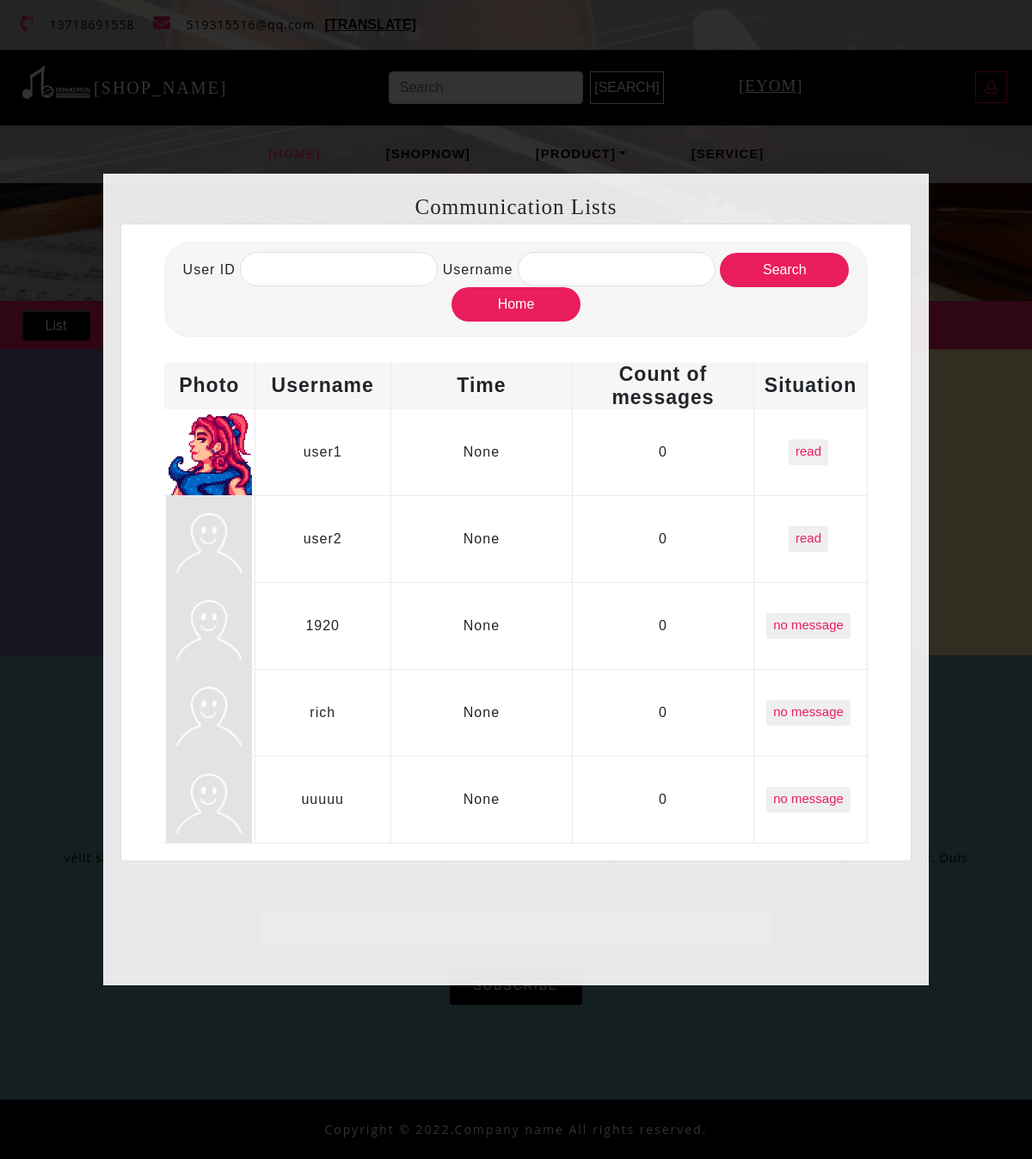
Page /adjust on the committed database.
### app/models.py (models this page shows, shortened)
class User(db.Model):
    __tablename__ = "user"
    __table_args__ = {'extend_existing': True}
    id = db.Column(db.Integer, primary_key=True)
    user_name = db.Column(db.String(32), unique=True, nullable=False)
    password_hash = db.Column(db.String(64), nullable=False)
    email = db.Column(db.String(64), nullable=False)
    register_time = db.Column(db.DateTime, default=datetime.now)
    gender = db.Column(db.String(10), nullable=True)
    icon = db.Column(db.String(128), default='default.jpeg')
    introduction = db.Column(db.String(64), nullable=True)
    authority = db.Column(db.Integer, default=0, nullable=False)
    money = db.Column(db.Integer, default=0, nullable=False)
    new_time = db.Column(db.DateTime, nullable=True)
    count = db.Column(db.Integer, default=0)
    situation = db.Column(db.Boolean, nullable=True)
    messages = db.relationship('Mess', back_populates='author', cascade='all')
    ban = db.Column(db.Boolean, default=False)

### app/routes.py (the view, shortened to what this page needs)
@app.route('/adjust', methods=['GET', 'POST'])
def adjust():
    user = User.query.filter_by(authority=0).order_by((User.situation == 0).desc()).all()
    return render_template('adjust.html', user=user)

### app/templates/adjust.html (shortened to what this page needs)
{% extends "base.html" %}
{% block content %}
    <link href="../static/css/bootstrap.min.css" rel="stylesheet" type="text/css" media="all">
    <link href="../static/css/fontawesome-all.min.css" rel="stylesheet" type="text/css" media="all">
    <link rel="stylesheet" href="../static/css/shop.css" type="text/css">
    <link rel="stylesheet" type="text/css" href="../static/css/jquery-ui1.css">
    <link href="../static/css/style.css" rel='stylesheet' type='text/css' media="all">
    <link rel="stylesheet" href="../static/css/style1.css" media="screen" type="text/css"/>
    <div class="using-border py-3">
        <div class="inner_breadcrumb  ml-4">
            <ul class="short_ls">
                <button class="list" onclick="ShowList()">List</button>
                <li>
                    <a href="/index">Home</a>
                    <span>/ /</span>
                </li>
                <li>Contact</li>
            </ul>
        </div>
    </div>
    <div id="light" class="white_content">
        <span style="font-size: 25px;font-family: fantasy;">Communication Lists</span>
            <div class = "card">
            <div class = "header">
              <form action="" method="post">
                <div class = "form-box">
                    User ID <input class = "search-field id" type="text" name="uid" id="uid">
                    Username <input class = "search-field name" type="text" name="uname" name="uname">
                    <button class = "search-btn" type="submit">Search</button>
                    <button class = "search-btn" type="button" onclick="location.href='/home'">Home</button>
                </div>
              </form>
            </div>
          <div class="ivu-table ivu-table-default ivu-table-border" >
              <div class="ivu-table-header">
                  <table cellspacing="0" cellpadding="0" border="0" style="width: 350px;">
                      <colgroup>
                          <col width="40">
                          <col width="60">
                          <col width="80">
                          <col width="80">
                          <col width="50">
                      </colgroup>
                      <thead>
                        <tr>
                            <th>
                                <div class="ivu-table-cell"><span class="">Photo</span></div>
                            </th>
                            <th >
                                <div class="ivu-table-cell"><span class="">Username</span></div>
                            </th>
                            <th >
                                <div class="ivu-table-cell"><span class="">Time</span></div>
                            </th>
                            <th >
                                <div class="ivu-table-cell"><span class="">Count of messages</span></div>
                            </th>
                            <th>
                                <div class="ivu-table-cell ivu-table-hidden"><span class="">Situation</span></div>
                            </th>
                        </tr>
                      </thead>
                    </table>
                </div>
              <div class="ivu-table-body" style="">
                  <table cellspacing="0" cellpadding="0" border="0" style="width: 600px;">
                      <colgroup>
                          <col width="40">
                          <col width="60">
                          <col width="80">
                          <col width="80">
                          <col width="50">
                      </colgroup>
                      <tbody class="ivu-table-tbody">
                        {% for u in user %}
                        <tr draggable="false" class="ivu-table-row">
                            <td class="ivu-table-column">
                                <div class="ivu-table-cell">
                                    <div class="ivu-table-cell-tooltip ivu-tooltip">
                                        <div class="ivu-tooltip-rel">
                                                {% if u.icon != None %}
                                                    <img class="ivu-table-cell-tooltip-content" src="/static/uploaded_AVA/{{ u.icon }}" alt="" width=100 height=100>
                                                {% else %}
                                                    <img class="ivu-table-cell-tooltip-content" src='{{ avatars.default(size='l') }}' alt="" width=100 height=100>
                                                {% endif %}
                                        </div>
                                    </div>
                                </div>
                            </td>
                            <td class="ivu-table-column">
                                <div class="ivu-table-cell">
                                    <div class="ivu-table-cell-tooltip ivu-tooltip">
                                        <div class="ivu-tooltip-rel">
                                            <span class="ivu-table-cell-tooltip-content" onclick="location='contact_admin/{{ u.id }}'" style="cursor: pointer"> {{ u.user_name }}
                                            </span>
                                        </div>
                                    </div>
                                </div>
                            </td>
                            <td class="ivu-table-column">
                                <div class="ivu-table-cell">
                                    <div class="ivu-table-cell-tooltip ivu-tooltip">
                                        <div class="ivu-tooltip-rel">
                                            <span class="ivu-table-cell-tooltip-content"> {{ u.new_time }}
                                            </span>
                                        </div>
                                    </div>
                                </div>
                            </td>
                            <td class="ivu-table-column">
                                <div class="ivu-table-cell">
                                    <div class="ivu-table-cell-tooltip ivu-tooltip">
                                        <div class="ivu-tooltip-rel">
                                            <span class="ivu-table-cell-tooltip-content">{{ u.count }}
                                            </span>
                                        </div>
                                    </div>
                                </div>
                            </td>
                            <td class="ivu-table-column">
                                <div class="ivu-table-cell">
                                    <div style="display: flex; justify-content: center;">
                                        <button type="button" class="ivu-btn ivu-btn-info ivu-btn-small ivu-btn-ghost"
                                                style="margin-right: 5px; display: block;" onclick="location='contact_admin/{{ u.id }}'">
                                                {% if u.situation %}
                                                    <span>read</span>
                                                {% elif u.situation is none %}
                                                    <span>no message</span>
                                                {% else %}
                                                    <span>unread</span>
                                                {% endif %}
                                        </button>
                                    </div>
                                </div>
                            </td>
                        </tr>
                       {% endfor %}
                      </tbody>
                  </table>
              </div>
          </div>
      </div>
    </div>
    <section class="subscribe">
        <div class="container-fluid">
            <div class="row">
                <div class="col-lg-6 col-md-6 map-info-right px-0 text-center">
                    <div class="address-gried-2">
                        <b>Doraemon Instrument Store</b>
                        <p>
                        </p>
                    </div>
                </div>
                <div class="col-lg-6 col-md-6 address-w3l-right text-center">
                    <div class="address-gried ">
                        <p>25478 Road St.121<br>USA New Hill
                        </div>
                    <div class="address-gried mt-3">
                        <p> +(000)123 4565<br>+(010)123 4565</p>
                    </div>
                    <div class=" address-gried mt-3">
                        <p><a href="mailto:info@example.com">info@example1.com</a>
                            <br><a href="mailto:info@example.com">info@example2.com</a>
                        </p>
                    </div>
                </div>
            </div>
        </div>
    </section>
    <section class="sub-below-address py-lg-4 py-md-3 py-sm-3 py-3">
        <div class="container py-lg-5 py-md-5 py-sm-4 py-3">
            <h3 class="title clr text-center mb-lg-5 mb-md-4 mb-sm-4 mb-3">Get In Touch Us</h3>
            <div class="icons mt-4 text-center">
                <ul>
                    <li><a href="#"></a></li>
                    <li><a href="#"></a></li>
                    <li><a href="#"></a></li>
                    <li><a href="#"></a></li>
                </ul>
                <p class="my-3">velit sagittis vehicula. Duis posuere
                </p>
            </div>
            <div class="email-sub-agile">
                <form action="#" method="post">
                    <div class="form-group sub-info-mail">
                    </div>
                    <div class="text-center">
                        <button type="submit" class="btn subscrib-btnn">Subscribe</button>
                    </div>
                </form>
            </div>
        </div>
    </section>
    <footer class="py-lg-4 py-md-3 py-sm-3 py-3 text-center">
        <div class="copy-agile-right">
            <p>
            </p>
        </div>
    </footer>
    <link rel="stylesheet" href="../static/css/communicate_list.css" type="text/css">
{% endblock %}

### app/static/css/shop.css (style rules this page uses)
.btn { display: inline-block; }

### app/static/css/style.css (style rules this page uses)
html, body { padding: 0; margin: 0; background: #fff; letter-spacing: 1px; font-family: 'Sunflower', sans-serif; }
body a { outline: none; transition: 0.5s all; -webkit-transition: 0.5s all; -moz-transition: 0.5s all; -o-transition: 0.5s all; -ms-transition: 0.5s all; text-decoration: none; }
select,input[type="email"],input[type="text"],input[type=password], input[type="button"],input[type="submit"],textarea { font-family: 'Open Sans', sans-serif; transition:0.5s all; -webkit-transition:0.5s all; -moz-transition:0.5s all; -o-transition:0.5s all; -ms-transition:0.5s all; letter-spacing: 1px; }
h1, h2, h3, h4, h5, h6 { margin: 0; padding: 0; font-family: 'Sunflower', sans-serif; letter-spacing: 1px; }
p { margin: 0; padding: 0; letter-spacing: 1px; font-family: 'Open Sans', sans-serif; }
ul { margin: 0; padding: 0; list-style-type: none; }
.title { font-size: 44px; color: #000; letter-spacing: 3px; font-weight: 600; text-transform: capitalize; }
.clr { color: #fff; }
a { color: #fff; text-decoration: none; }
.news-agile-text p,.product-info-img p, .sub-agile-info-toys p,.news-agile-text p , .about-products-w3layouts p,.address-gried p, .address-gried p a,.icons p,.about-innergrid-agile p,.abut-gride p { line-height: 28px; font-size: 14px; color: #000; }
ul.short_ls li a { color: #ffffff; text-decoration: none; }
ul.short_ls li { list-style: none; display: inline-block; letter-spacing: 1px; font-size: 14px; }
.using-border { width: 100%; border: none; background:#ea1d5d; text-align: center; }
.blog,.premium,.sub-below-address { background:cadetblue; }
.clients_more-buttn a ,.subscrib-btnn,.sent-butnn { font-size: 14px; color: #fff; text-decoration: none; text-transform: uppercase; display: inline-block; letter-spacing: 2px; background-color: #000; outline: none; padding: 13px 33px; border: 1px double #000; margin: 22px 0px; transition: 0.5s all; -webkit-transition: 0.5s all; -moz-transition: 0.5s all; -o-transition: 0.5s all; -ms-transition: 0.5s all; }
.address-w3l-right { background:#f7e3a5; padding: 2em 0em; }
.sub-info-mail { width:50%; margin:0px auto; }
.icons ul li,.cart-icons ul li,.icons-social ul li { display: inline-block; }
.icons ul li a,.cart-icons ul li { color: #fff; }
footer { background:#000; }
.copy-agile-right p { letter-spacing: 2px; font-size: 14px; color:#fff; }
@media (max-width:1440px) { .title { font-size: 41px; letter-spacing: 2px; } }
@media (max-width:1366px) { .title { font-size: 41px; } }
@media (max-width:1366px) { .address-w3l-right { padding: 1.5em 0em; } }
@media (max-width:1366px) { .sub-info-mail { width: 54%; } }
@media (max-width:1280px) { .clients_more-buttn a, .subscrib-btnn, .sent-butnn { padding: 11px 27px; } }
.address-gried-2 { display: flex; align-items: center; justify-content: space-evenly; width: 100%; height: 100%; flex-flow: column; background-color: #73679b; }

### app/static/css/style1.css (style rules this page uses)
body { padding: 0; margin: 0; background: white; background-repeat: no-repeat; background-attachment: fixed; }
.white_content { position: absolute; width: 80%; height: 70%; top: 15%; padding: 20px; background-color: rgba(255,255,255,0.9); z-index:1002; overflow: auto; left: 0; right: 0; margin: 0 auto; text-align: center; }
a { cursor: pointer; }
.list { border-radius: 5px; position: absolute; background-color: black; width: 80px; height: 35px; color: white; left: 25px; top: 361px; }
th { font-size: 23px; text-align: center; width: 250px; }

### rows in the picture
User: icon (picture), user_name "user1", new_time "None", count "0", situation "read"
User: icon (placeholder picture), user_name "user2", new_time "None", count "0", situation "read"
User: icon (placeholder picture), user_name "1920", new_time "None", count "0", shows "no message"
User: icon (placeholder picture), user_name "rich", new_time "None", count "0", shows "no message"
User: icon (placeholder picture), user_name "uuuuu", new_time "None", count "0", shows "no message"
